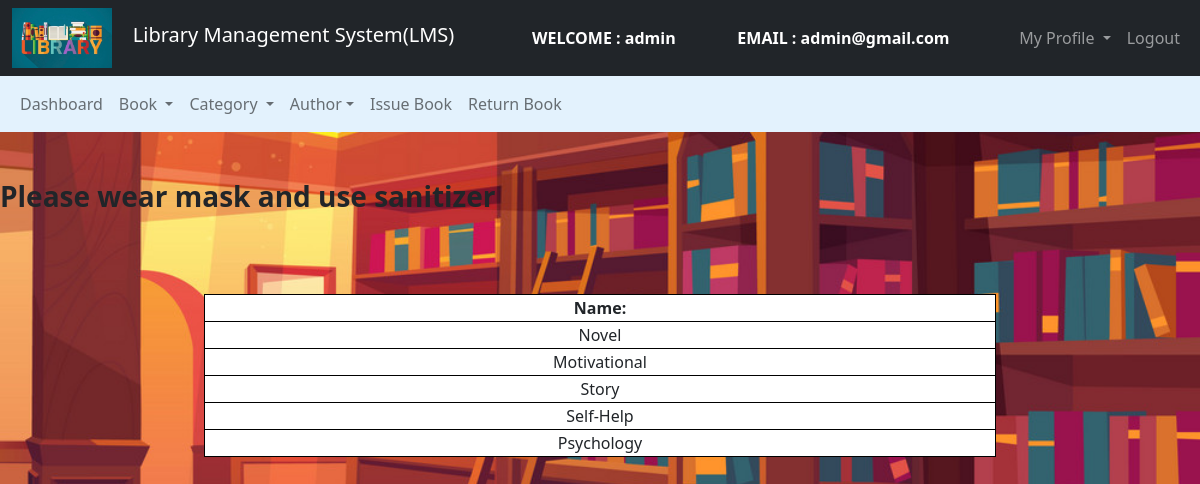
Before: /Admin/Category/regcat.php (signed in) with the older database file.
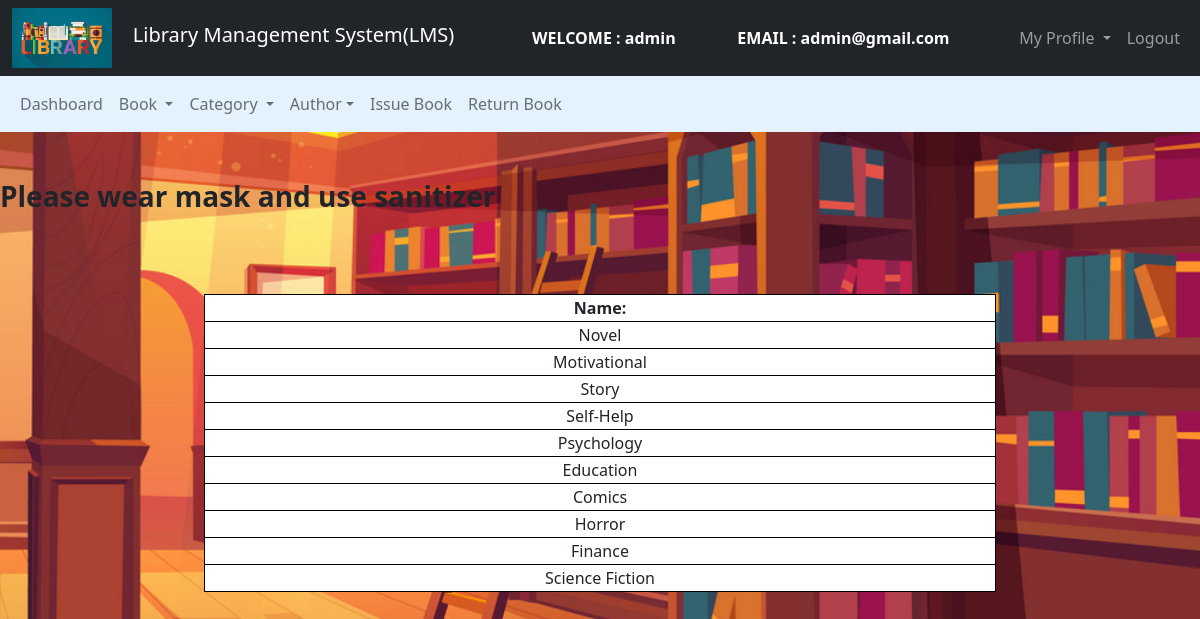
After: the same page with the newer database file.
### tables this page shows
CREATE TABLE `category` (
  `cat_id` int(11) NOT NULL,
  `cat_name` varchar(100) NOT NULL
);

### Admin/Category/regcat.php (the view, shortened to what this page needs)
<?php
$connection = mysqli_connect("localhost", "root", "");
$query = "select * from category";
?>
<!DOCTYPE html>
<head>
    <link href="https://cdn.jsdelivr.net/npm/bootstrap@5.0.0-beta2/dist/css/bootstrap.min.css" rel="stylesheet">
</head>
<body>
    <nav class="navbar navbar-expand-lg navbar-dark bg-dark">
        <div class="container-fluid">
            <div class="navbar-header">
                <img src="../images/abc1.jpeg" width="100" height="60"> &nbsp &nbsp
                <a class="navbar-brand" href="../admin_dashboard.php">Library Management System(LMS)</a>
            </div>
            <font style="color: white">
                <span>
                    <strong>
                        WELCOME : <?php echo $_SESSION['name']; ?></strong>
                </span>
            </font>
            <font style="color: white">
                <span>
                    <strong>
                        EMAIL : <?php echo $_SESSION['email']; ?></strong>
                </span>
            </font>
            <ul class="nav navbar-nav navbar-right">
                <li class="nav-item dropdown">
                    <a class="nav-link dropdown-toggle" data-toggle="dropdown">
                        My Profile
                    </a>
                </li>
                <li class="nav-item"><a class="nav-link" href="../../logout.php">
                        Logout
                    </a></li>
            </ul>
        </div>
    </nav>
    <nav class="navbar navbar-expand-lg navbar-light" style="background-color: #e3f2fd">
        <div class="container-fluid">
            <ul class="nav navbar-nav navbar-center">
                <li class="nav-item">
                    <a href="../admin_dashboard.php" class="nav-link">
                        Dashboard
                    </a>
                </li>
                <li class="nav-item dropdown ">
                    <a class="nav-link dropdown-toggle" data-toggle="dropdown"> Book
                    </a>
                </li>
                <li class="nav-item dropdown ">
                    <a class="nav-link dropdown-toggle" data-toggle="dropdown"> Category </a>
                </li>
                <li class="nav-item dropdown ">
                    <a class="nav-link dropdown-toggle" data-toggle="dropdown"> Author</a>
                </li>
                <li class="nav-item">
                    <a href="../Book/issue_book.php" class="nav-link">
                        Issue Book</a>
                </li>
                <li class="nav-item">
                    <a href="../Book/return_book.php" class="nav-link">
                        Return Book</a>
                </li>
            </ul>
        </div>
    </nav>
    <br><br>
    <?php include '../../header.php'; ?><br><br>
    <div class="row">
        <div class="col-md-2"></div>
        <div class="col-md-8">
            <form>
                <table class="table-bordered" width="900px" style="text-align:center">
                    <tr>
                        <th>Name:</th>
                    </tr>
                    <?php
                    $query_run = mysqli_query($connection, $query);
                    while ($row = mysqli_fetch_assoc($query_run)) {
                        $cat_name = $row['cat_name'];
                    ?>
                        <tr>
                            <td><?php echo $cat_name; ?></td>
                        </tr>
                    <?php
                    }
                    ?>
                </table>
            </form>
        </div>
        <div class="col-md-2"></div>
    </div>
</body>
</html>

Changed rows visible on the page:
added category: cat_name "Education"
added category: cat_name "Comics"
added category: cat_name "Horror"
added category: cat_name "Finance"
added category: cat_name "Science Fiction"
